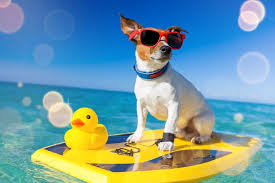
#> input picture pictures/dog.jpg, 275 x 183 px
$ python file_path_check.py
#> lines starting #> are read from the running program, lines starting #| are printed output that depends on the picture
#!usr/bin/env python
# -*- coding:utf-8 _*-
"""
@Time   :   2020/12/29 0029  8:50
@Author :   HaoWANG,
@Email  :   haowanghk@163.com
@file   :
@Software : Pycharm
@Description:
"""

import os
import pathlib
import cv2 as cv
import numpy as np

img_path = "../pictures/dog.jpg"

#

# 方法1 ： (推荐) try直接使用open()方法来检查文件是否存在和可读写。
# try:
#     img_file = open(img_path)  # 若能open, 则表示无误；若图片有问题这里会有error
#     img_file.close()
#     img_src = cv.imread(img_path)
#
# except IOError:
#     print(img_path + ' ' + 'have problem!')
#     pass

# 方法2： 使用pathlib模块
# 检查路径是否存在

# path = pathlib.Path(img_path)
# path.exists()
#
# if path.exists() is True:
#     img_src = cv.imread(img_path)

# 方法3： 推荐-使用os模块
# os模块中的os.path.exists()方法用于检验文件是否存在。

if not (os.path.exists(img_path) and
        os.access(img_path, os.R_OK)):
    # 判断文件路径是否存在; 检查文件是否可读
    print(img_path + ' ' + 'have problem!')
    print("ERROR : File is not exists or un-accessible to read")
else:
    print("--------------------------")
    print("File is accessible to read")
    window_name = "Input Image"
    cv.namedWindow(window_name, cv.WINDOW_AUTOSIZE)
    img_src = cv.imread(img_path)
#> img_src is the input picture: shape (183, 275, 3); mean B, G, R 165, 155.6, 113.6
    lower_reso = cv.pyrDown(img_src)
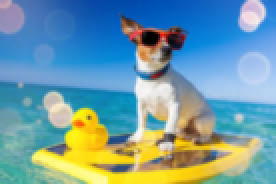
#> lower_reso: shape (92, 138, 3) (shown 2 times larger); mean B, G, R 165, 155.6, 113.5
    cv.imshow(window_name, lower_reso)
    cv.waitKey(0)
    cv.destroyAllWindows( )

$ run again, with pictures/abstractNoise.jpg copied over pictures/dog.jpg
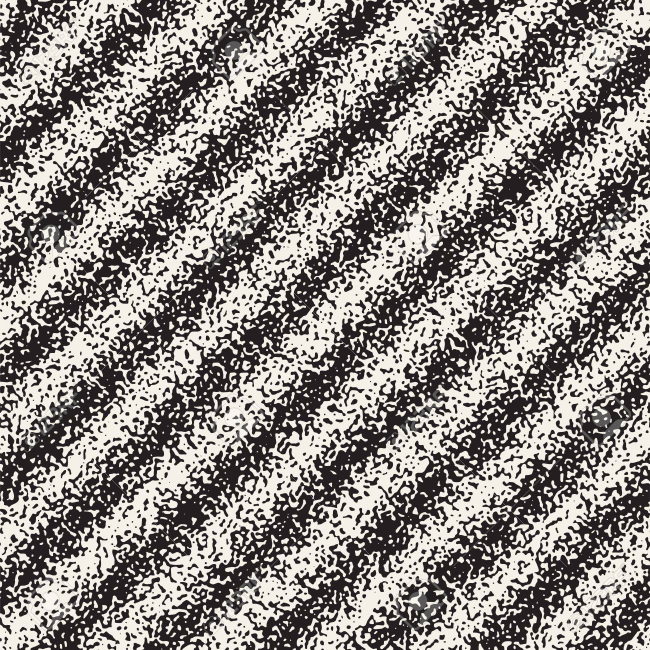
#> input picture pictures/abstractNoise.jpg, 1300 x 1299 px (shown at 1/2 size)
#> img_src is the input picture: shape (1299, 1300, 3); mean B, G, R 132, 135.4, 140.4
#> `lower_reso = cv.pyrDown(img_src)`:
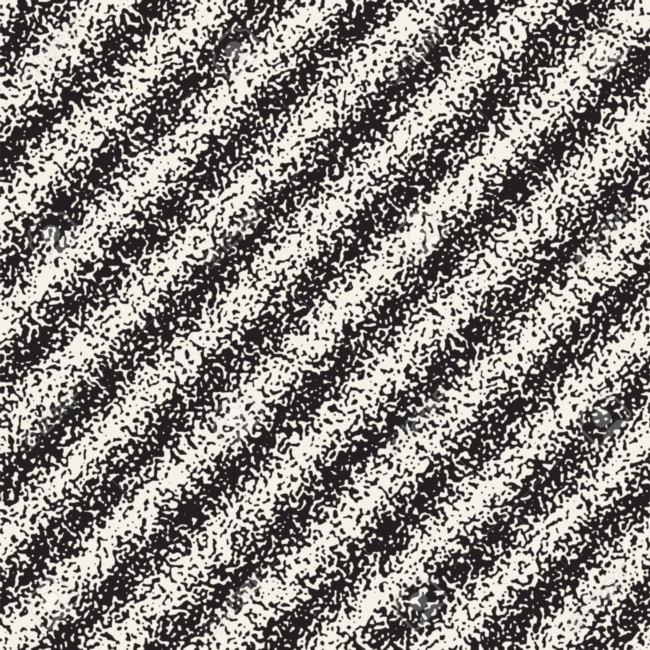
#> lower_reso: shape (650, 650, 3); mean B, G, R 132, 135.4, 140.4
